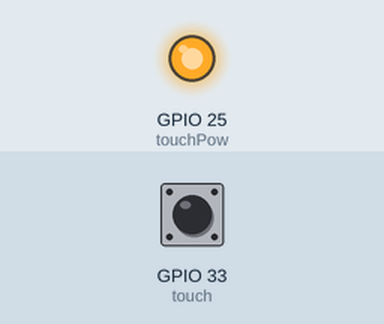
Simulated run of this program. Board: ESP32 board running MicroPython. Parts: output pins drawn as LEDs (lit = HIGH). The inputs (shaded band) are chosen by the test bench; at power-on: GPIO 33 (touch) LOW. What the program prints to the serial console is not drawn.

Above: at 1.2 s.
1.3 s: GPIO 33 (touch) pulled HIGH for 0.15 s
Timing chart, 0 to 4.3 s (numbered marks = the images above; inputs shaded):
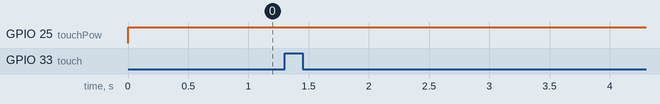

Measured:
- after the input at 1.3 s, every drawn part: stays the same

The program:

button.py
```python
# 按键处理程序
# 通过中断的方式,获取按键的动作
from machine import Pin
def click(pin):
    global touch
    if touch.value():
        print('%s keydown!' % (pin))
    else:
        print('%s keyup!' % (pin))

#给触摸芯片供电
touchPow = Pin(25, Pin.OUT)
touchPow.value(1)
#绑定触摸按钮的中断事件
touch = Pin(33, Pin.IN)
touch.irq(trigger=Pin.IRQ_RISING | Pin.IRQ_FALLING, handler=click)
```
